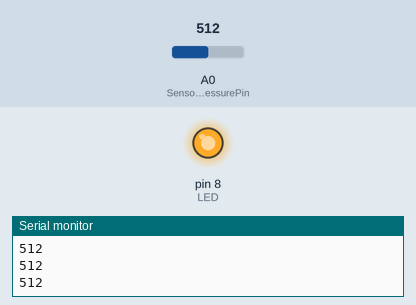
Recording of a sketch running on a simulated Arduino Uno, built with avr-gcc and run on an emulated ATmega328P. Parts: output pins drawn as LEDs (lit = HIGH), the last lines printed to the serial monitor. The test bench sets the inputs (shaded band); at power-on: A0 (SensorPressurePin) = 512.

Above: at 1.2 s.
1.3 s: A0 (SensorPressurePin) set to 0
At 2.0 s:
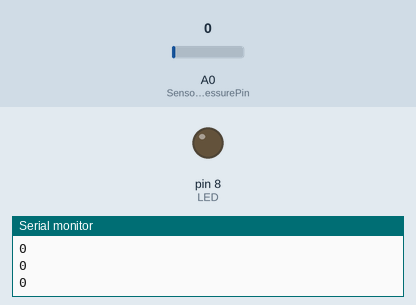
2.9 s: A0 (SensorPressurePin) set to 122
At 3.4 s:
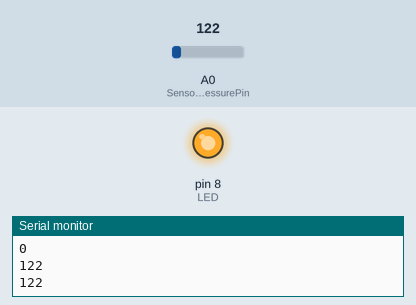
Timing chart, 0 to 5.9 s (numbered marks = the images above; inputs shaded):
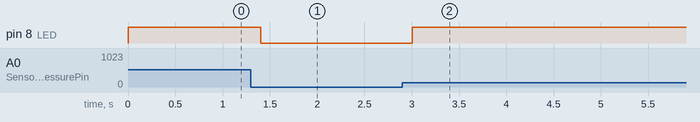

Measured:
- after the input at 1.3 s, pin 8 (LED): HIGH → LOW after 0.10 s
- after the input at 2.9 s, pin 8 (LED): LOW → HIGH after 0.10 s

The sketch:

exo8.ino
```cpp
int SensorPressurePin = A0; // select the input pin for the pressure sensor
int LED = 8;
int LEDbrightness;

void setup() {
  Serial.begin(9600);
  pinMode(LED, OUTPUT);
}

void loop() {
  int SensorValue = analogRead(SensorPressurePin);
  LEDbrightness = map(SensorValue, 0, 1023, 1, 255);
  if(SensorValue>0){
    digitalWrite(LED, LEDbrightness);
  }else{
    digitalWrite(LED, 0);
  }
  Serial.println(SensorValue);
  delay(200);

}
```
